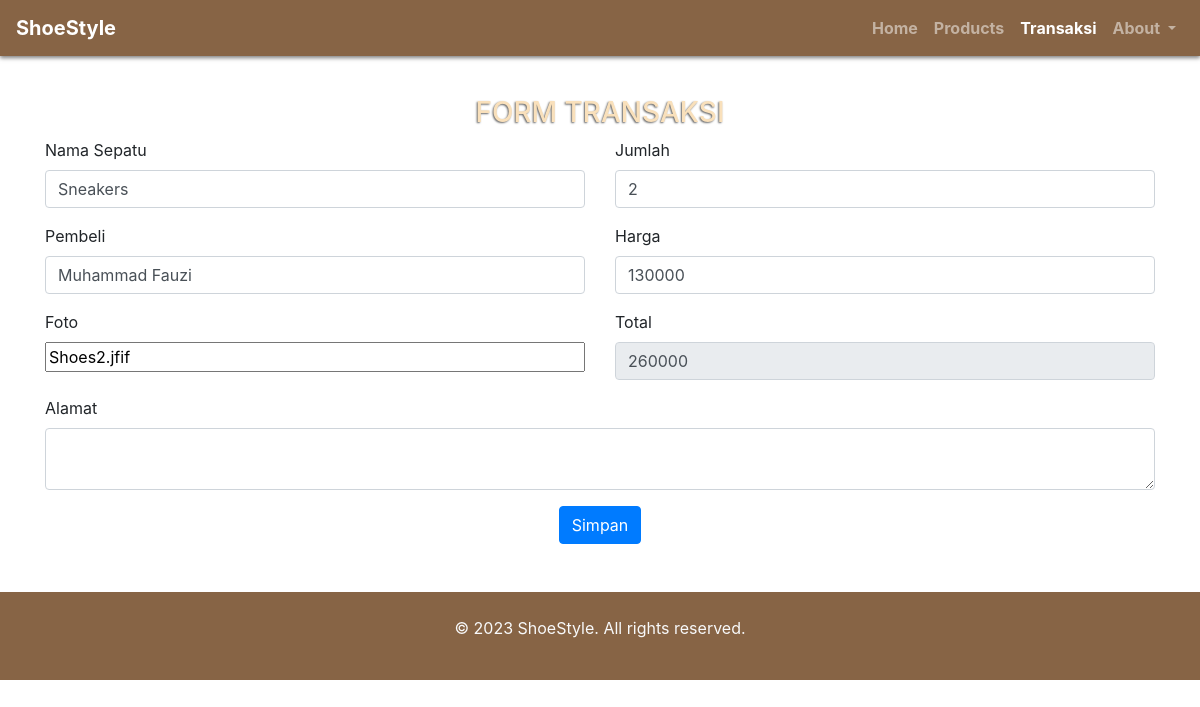
Page /crud/edit.php?id=15 on the committed database.
### tables this page shows
CREATE TABLE `transaksi` (
  `id` int(11) NOT NULL,
  `nama_barang` varchar(35) NOT NULL,
  `pembeli` varchar(35) NOT NULL,
  `foto` varchar(200) NOT NULL,
  `jumlah` int(25) NOT NULL,
  `harga` varchar(30) NOT NULL,
  `total` varchar(40) NOT NULL,
  `alamat` varchar(50) NOT NULL
);

### crud/sql.php (called while the page is built, shortened)
<?php
class Transaksi
{
    public function __construct()
    {
        $this->db = new PDO('mysql:host=localhost; dbname=database_penjualan', "root", "");
    }
    public function editTransaksi($id)
    {
        $sql = "SELECT * FROM transaksi WHERE id = '$id'";
        $query = $this->db->query($sql);
        return $query;
    }
}

### crud/edit.php (the view, shortened to what this page needs)
<?php
require('sql.php');
if (isset($_GET['id'])) {
    $Lib = new Transaksi();
    $sepatu = $Lib->editTransaksi($_GET['id']);
    $edit = $sepatu->fetch(PDO::FETCH_OBJ);
?>
<!DOCTYPE html>
<html lang="en">
<head>
    <link rel="stylesheet" type="text/css" href="https://maxcdn.bootstrapcdn.com/bootstrap/4.0.0/css/bootstrap.min.css">
    <link rel="stylesheet" href="../asset/style/style.css">
    <link rel="stylesheet" href="https://cdnjs.cloudflare.com/ajax/libs/font-awesome/6.4.0/css/all.min.css">
</head>
<body>
    <nav class="navbar navbar-expand-lg navbar-dark fixed-top " id="navbar">
        <a class="navbar-brand judul" href="#">ShoeStyle</a>
        <div class="collapse navbar-collapse" id="navbarNav">
            <ul class="navbar-nav ml-auto">
                <li class="nav-item ">
                    <a class="nav-link" href="../halaman.php">Home</a>
                </li>
                <li class="nav-item">
                    <a class="nav-link" href="#">Products</a>
                </li>
                <li class="nav-item">
                    <a class="nav-link active" href="#">Transaksi</a>
                </li>
                <li class="nav-item dropdown ">
                    <a class="nav-link dropdown-toggle " href="#" role="button" data-toggle="dropdown"
                        aria-expanded="false">
                        About
                    </a>
                </li>
            </ul>
        </div>
    </nav>
    <div class="container pt-5">
        <form action="simpan_edit.php" method="POST">
            <h3 class="text-center mt-5 data">FORM TRANSAKSI</h3>
            <div class="row">
                <div class="col-md-6">
                    <div class="form-group">
                        <label for="form-nama-barang">Nama Sepatu</label>
                        <input type="text" id="form-nama-barang" name="nama_barang" class="form-control"
                            value="<?= $edit->nama_barang; ?>" required>
                    </div>
                    <div class="form-group">
                        <label for="form-pembeli">Pembeli</label>
                        <input type="text" id="form-pembeli" name="pembeli" class="form-control"
                            value="<?= $edit->pembeli; ?>" required>
                    </div>
                    <div class="form-foto">
                        <label for="form-foto">Foto</label>
                        <input type="text" id="form-foto" name="foto" class="form-control-file"
                            value="<?= $edit->foto; ?>" required>
                    </div>
                </div>
                <div class="col-md-6">
                    <div class="form-group">
                        <label for="form-jumlah">Jumlah</label>
                        <input type="number" id="form-jumlah" name="jumlah" class="form-control"
                            value="<?= $edit->jumlah; ?>" required>
                    </div>
                    <div class="form-group">
                        <label for="form-harga">Harga</label>
                        <input type="number" id="total-harga" name="harga" class="form-control"
                            value="<?= $edit->harga; ?>" required>
                    </div>
                    <div class="form-group">
                        <label for="form-total">Total</label>
                        <input type="text" id="form-total" name="total" class="form-control"
                            value="<?= $edit->total; ?>" readonly>
                    </div>
                </div>
            </div>
            <div class="form-group">
                <label for="alamat">Alamat</label>
                <textarea id="alamat" name="alamat" class="form-control" value="<?= $edit->alamat; ?>"
                    required></textarea>
            </div>
            <div class="text-center">
                <button class="btn btn-primary" name="update">Simpan</button>
            </div>
        </form>
    </div>
    <footer class="footer text-light text-center py-4 mt-5">
        <p>&copy; 2023 ShoeStyle. All rights reserved.</p>
    </footer>
</body>
</html>
<?php
}

### asset/style/style.css (style rules this page uses)
html { scroll-behavior: smooth; }
.navbar { background: #876445; top: 0; left: 0; width: 100%; transition: top 0.3s; z-index: 100; box-shadow: 0 2px 4px rgba(0, 0, 0, 0.5); }
.nav-item { font-weight: bold; }
.judul { font-weight: bold; font-size: 20px; cursor: pointer; }
.footer { background: #876445; }
.data { color: #f9e0bb; text-shadow: -1px 1px 2px rgba(0, 0, 0, 0.6); cursor: pointer; }

### rows in the picture
transaksi: nama_barang "Sneakers", pembeli "Muhammad Fauzi", foto "Shoes2.jfif", jumlah "2", harga "130000", total "260000"
